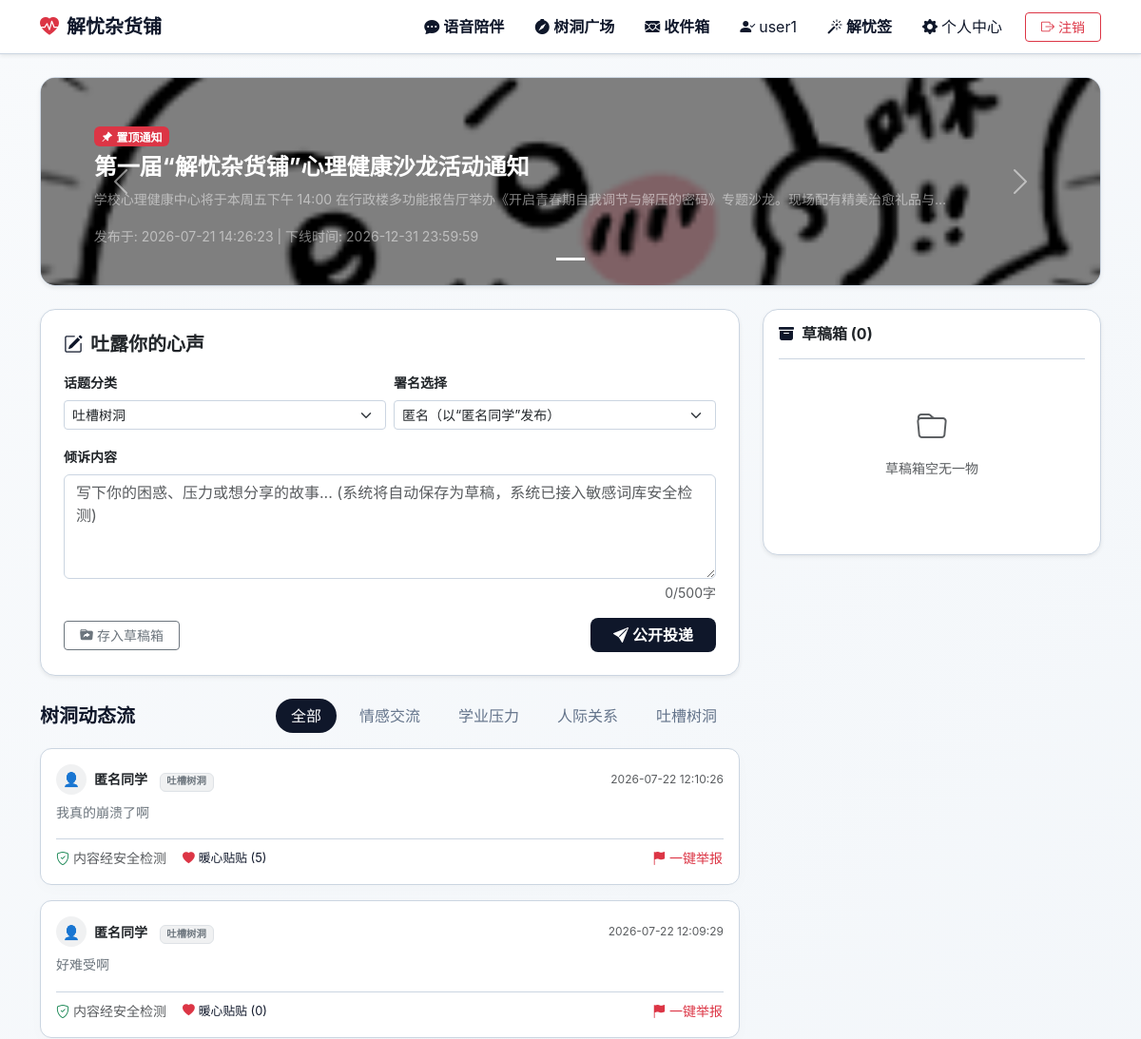
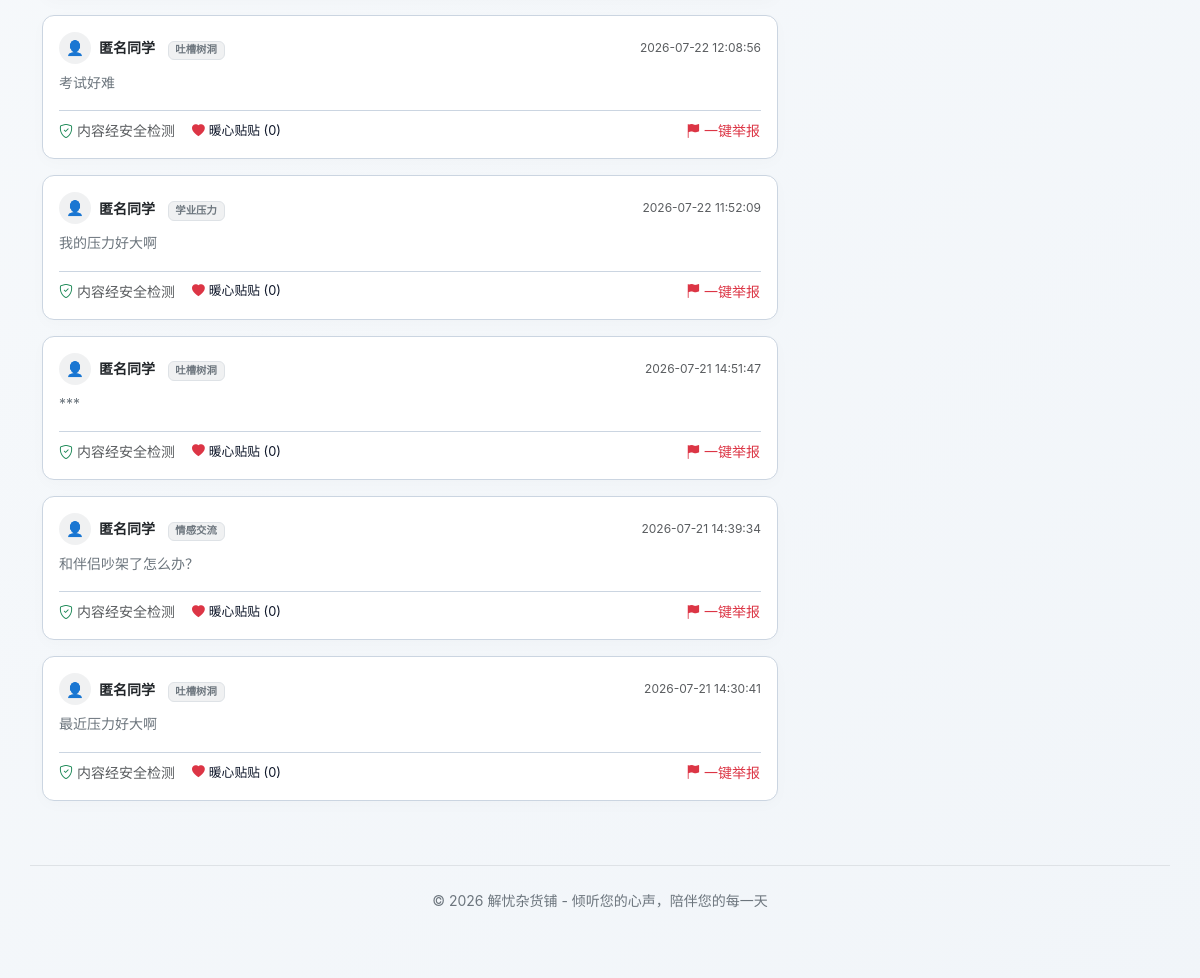
The page /treehole (signed in) on the database its author committed (2 pictures, top to bottom).
### tables this page shows
CREATE TABLE treehole_posts (
            id INTEGER PRIMARY KEY AUTOINCREMENT,
            user_id INTEGER NOT NULL,
            nickname TEXT NOT NULL,
            category TEXT NOT NULL,
            content TEXT NOT NULL,
            status TEXT DEFAULT 'published',
            is_reported INTEGER DEFAULT 0,
            created_at TEXT NOT NULL
        , report_reason TEXT, reporter_username TEXT, likes INTEGER DEFAULT 0);

CREATE TABLE announcements (
            id INTEGER PRIMARY KEY AUTOINCREMENT,
            title TEXT NOT NULL,
            content TEXT NOT NULL,
            is_pinned INTEGER DEFAULT 0,
            expire_time TEXT NOT NULL,
            cover_image TEXT,
            created_at TEXT NOT NULL
        );

### app.py (the view)
@app.route('/treehole')
def treehole():
    if 'user_id' not in session:
        return redirect(url_for('login'))
    category = request.args.get('cat', '全部')
    conn = get_db()
    cursor = conn.cursor()
    now_str = datetime.now().strftime('%Y-%m-%d %H:%M:%S')
    cursor.execute('''
        SELECT * FROM announcements
        WHERE expire_time >= ?
        ORDER BY is_pinned DESC, id DESC
    ''', (now_str,))
    active_announcements = cursor.fetchall()
    if category != '全部':
        cursor.execute('''
            SELECT * FROM treehole_posts
            WHERE status = "published" AND category = ?
            ORDER BY id DESC
        ''', (category,))
    else:
        cursor.execute('''
            SELECT * FROM treehole_posts
            WHERE status = "published"
            ORDER BY id DESC
        ''')
    posts = cursor.fetchall()
    cursor.execute('''
        SELECT * FROM treehole_posts
        WHERE user_id = ? AND status = "draft"
        ORDER BY id DESC
    ''', (session['user_id'],))
    drafts = cursor.fetchall()
    cursor.execute('SELECT COUNT(id) FROM mailbox WHERE user_id = ? AND is_read = 0', (session['user_id'],))
    unread_count = cursor.fetchone()[0]
    session['unread_letters'] = unread_count
    conn.close()
    return render_template('treehole.html',
                           posts=posts,
                           drafts=drafts,
                           current_cat=category,
                           announcements=active_announcements)

### templates/treehole.html (shortened to what this page needs)
{% extends "base.html" %}
{% block content %}
{% if announcements %}
<div class="row justify-content-center mb-4">
    <div class="col-md-12">
        <div id="announcementCarousel" class="carousel slide shadow-sm rounded-4 overflow-hidden border border-color" data-bs-ride="carousel" style="max-height: 220px;">
            <div class="carousel-indicators">
                {% for ann in announcements %}
                    <button type="button" data-bs-target="#announcementCarousel" data-bs-slide-to="{{ loop.index0 }}" class="{% if loop.first %}active{% endif %}"></button>
                {% endfor %}
            </div>
            <div class="carousel-inner" style="background-color: rgba(0, 0, 0, 0.4);">
                {% for ann in announcements %}
                    <div class="carousel-item {% if loop.first %}active{% endif %} p-4 text-white" style="min-height: 220px; background: linear-gradient(rgba(0,0,0,0.5), rgba(0,0,0,0.5)), url('{{ ann.cover_image }}') center/cover no-repeat;">
                        <div class="carousel-caption d-none d-md-block text-start" style="left: 5%; right: 5%; bottom: 10%;">
                            <span class="badge bg-danger mb-2"><i class="bi bi-pin-angle-fill me-1"></i>置顶通知</span>
                            <h4 class="fw-bold">{{ ann.title }}</h4>
                            <p class="small text-white-50 text-truncate" style="max-width: 90%;">{{ ann.content | striptags }}</p>
                            <small class="text-white-50">发布于: {{ ann.created_at }} | 下线时间: {{ ann.expire_time }}</small>
                        </div>
                    </div>
                {% endfor %}
            </div>
            <button class="carousel-control-prev" type="button" data-bs-target="#announcementCarousel" data-bs-slide="prev">
                <span class="carousel-control-prev-icon"></span>
            </button>
            <button class="carousel-control-next" type="button" data-bs-target="#announcementCarousel" data-bs-slide="next">
                <span class="carousel-control-next-icon"></span>
            </button>
        </div>
    </div>
</div>
{% endif %}
<div class="row g-4">
    <div class="col-md-8">
        <div class="card custom-card p-4 mb-4 shadow-sm">
            <h5 class="fw-bold mb-3 d-flex align-items-center">
                <i class="bi bi-pencil-square text-accent me-2" style="color: var(--accent-color);"></i>
                吐露你的心声
            </h5>
            <form id="post-form">
                <div class="row g-2 mb-3">
                    <div class="col-md-6">
                        <label for="post-category" class="form-label small fw-semibold">话题分类</label>
                        <select class="form-select border-color form-select-sm" id="post-category" onchange="triggerAutoSave()">
                            <option value="吐槽树洞" selected>吐槽树洞</option>
                        </select>
                    </div>
                    <div class="col-md-6">
                        <label for="anonymous-select" class="form-label small fw-semibold">署名选择</label>
                        <select class="form-select border-color form-select-sm" id="anonymous-select">
                            <option value="true" selected>匿名（以“匿名同学”发布）</option>
                        </select>
                    </div>
                </div>
                <div class="mb-3">
                    <label for="post-content" class="form-label small fw-semibold">倾诉内容</label>
                    <textarea class="form-control border-color" id="post-content" rows="4" placeholder="写下你的困惑、压力或想分享的故事... (系统将自动保存为草稿，系统已接入敏感词库安全检测)" oninput="handleContentInput()"></textarea>
                    <div class="d-flex justify-content-between align-items-center mt-1">
                        <div class="small text-muted" id="word-count">0/500字</div>
                    </div>
                </div>
                <div class="d-flex justify-content-between align-items-center">
                    <div>
                        <button type="button" class="btn btn-sm btn-outline-secondary px-3" onclick="saveDraftManual()">
                            <i class="bi bi-folder-symlink-fill me-1"></i>存入草稿箱
                        </button>
                    </div>
                    <div>
                        <button type="button" class="btn btn-accent px-4 fw-semibold" onclick="publishPost()">
                            <i class="bi bi-send-fill me-1"></i>公开投递
                        </button>
                    </div>
                </div>
            </form>
        </div>
        <div class="d-flex align-items-center justify-content-between mb-3 mt-4">
            <h5 class="fw-bold mb-0">树洞动态流</h5>
            <div class="nav treehole-nav-pill">
                {% for cat in ['全部', '情感交流', '学业压力', '人际关系', '吐槽树洞'] %}
                    <a class="nav-link {% if current_cat == cat %}active{% endif %}" href="{{ url_for('treehole', cat=cat) }}">
                        {{ cat }}
                    </a>
                {% endfor %}
            </div>
        </div>
        <div class="treehole-posts-list">
            {% if posts %}
                {% for post in posts %}
                    <div class="card treehole-post-card p-3 mb-3">
                        <div class="d-flex justify-content-between align-items-center mb-2">
                            <div class="d-flex align-items-center">
                                <div class="rounded-circle bg-secondary bg-opacity-10 text-secondary d-flex align-items-center justify-content-center me-2" style="width: 32px; height: 32px; font-size: 0.9rem;">
                                    {% if post.nickname == '匿名同学' %}👤{% else %}🎓{% endif %}
                                </div>
                                <div>
                                    <span class="fw-bold small">{{ post.nickname }}</span>
                                    <span class="badge bg-secondary bg-opacity-10 text-secondary border ms-2" style="font-size: 0.65rem;">
                                        {{ post.category }}
                                    </span>
                                </div>
                            </div>
                            <small class="text-muted" style="font-size: 0.75rem;">{{ post.created_at }}</small>
                        </div>
                        <div class="post-body text-secondary mb-3 small" style="line-height: 1.6; white-space: pre-wrap;">{{ post.content }}</div>
                        <div class="d-flex justify-content-between align-items-center border-top border-color pt-2">
                            <div class="d-flex align-items-center gap-3">
                                <span class="small text-muted">
                                    {% if post.is_reported %}
                                        <span class="text-danger"><i class="bi bi-exclamation-triangle-fill me-1"></i>该帖已被举报审核中</span>
                                    {% else %}
                                        <i class="bi bi-shield-check text-success me-1"></i>内容经安全检测
                                    {% endif %}
                                </span>
                                {% if not post.is_reported %}
                                    <button class="btn btn-sm btn-link text-decoration-none p-0 text-accent" onclick="likePost({{ post.id }}, this)" style="color: var(--accent-color); font-size: 0.8rem;">
                                        <i class="bi bi-heart-fill text-danger me-1"></i>暖心贴贴 (<span class="like-count">{{ post.likes or 0 }}</span>)
                                    </button>
                                {% endif %}
                            </div>
                            {% if not post.is_reported %}
                                <button class="btn btn-sm btn-link text-danger text-decoration-none p-0" onclick="reportPost({{ post.id }}, this)">
                                    <i class="bi bi-flag-fill me-1"></i>一键举报
                                </button>
                            {% endif %}
                        </div>
                    </div>
                {% endfor %}
            {% else %}
                <div class="card custom-card p-5 text-center text-muted">
                    <i class="bi bi-inbox" style="font-size: 3rem;"></i>
                    <h5 class="mt-3 fw-semibold">空空如也</h5>
                    <p class="small">该板块目前还没有动态发布，快写下第一篇树洞吧！</p>
                </div>
            {% endif %}
        </div>
    </div>
    <div class="col-md-4">
        <div class="card custom-card p-3 shadow-sm" style="height: auto; max-height: 80vh; overflow-y: auto;">
            <h6 class="fw-bold mb-3 d-flex align-items-center">
                <i class="bi bi-archive-fill text-accent me-2" style="color: var(--accent-color);"></i>
                草稿箱 ({{ drafts | length }})
            </h6>
            <div class="list-group list-group-flush" id="drafts-list">
                {% if drafts %}
                    {% for draft in drafts %}
                        <div class="list-group-item bg-transparent px-2 py-3 border-bottom border-color position-relative" style="cursor: pointer;" onclick="loadDraft({{ draft.id }}, '{{ draft.category }}', `{{ draft.content }}`)">
                            <div class="d-flex justify-content-between align-items-center mb-1">
                                <span class="badge bg-secondary text-secondary bg-opacity-10 border" style="font-size: 0.65rem;">{{ draft.category }}</span>
                                <small class="text-muted" style="font-size: 0.7rem;">{{ draft.created_at }}</small>
                            </div>
                            <p class="mb-0 text-truncate text-secondary small" style="max-width: 90%;">{{ draft.content }}</p>
                            <div class="small text-accent mt-2 text-end" style="color: var(--accent-color); font-size: 0.75rem;">
                                <i class="bi bi-pencil-fill"></i> 点击载入编辑
                            </div>
                        </div>
                    {% endfor %}
                {% else %}
                    <div class="text-center text-muted py-5">
                        <i class="bi bi-folder" style="font-size: 2rem;"></i>
                        <p class="small mt-2">草稿箱空无一物</p>
                    </div>
                {% endif %}
            </div>
        </div>
    </div>
</div>
{% endblock %}

### templates/base.html (shortened to what this page needs)
<!DOCTYPE html>
<html lang="zh-CN">
<head>
    <link rel="stylesheet" href="{{ url_for('static', filename='css/bootstrap.min.css') }}">
    <link rel="stylesheet" href="{{ url_for('static', filename='css/bootstrap-icons.css') }}">
    <link rel="stylesheet" href="{{ url_for('static', filename='css/custom.css') }}">
</head>
<body class="theme-{{ session.get('theme', 'warm') }}">
    <nav class="navbar navbar-expand-lg custom-navbar py-2 mb-4 shadow-sm">
        <div class="container">
            <a class="navbar-brand d-flex align-items-center fw-bold" href="{{ url_for('index') }}">
                <i class="bi bi-heart-pulse-fill text-danger me-2"></i>
                解忧杂货铺
            </a>
            <div class="collapse navbar-collapse justify-content-end" id="navbarNav">
                <ul class="navbar-nav align-items-center">
                    {% if session.get('user_id') %}
                        <li class="nav-item">
                            <a class="nav-link me-3 fw-semibold" href="{{ url_for('chat') }}">
                                <i class="bi bi-chat-dots-fill me-1"></i>语音陪伴
                            </a>
                        </li>
                        <li class="nav-item">
                            <a class="nav-link me-3 fw-semibold" href="{{ url_for('treehole') }}">
                                <i class="bi bi-compass-fill me-1"></i>树洞广场
                            </a>
                        </li>
                        <li class="nav-item">
                            <a class="nav-link me-3 fw-semibold position-relative" href="{{ url_for('mailbox') }}">
                                <i class="bi bi-envelope-heart-fill me-1"></i>收件箱
                            </a>
                        </li>
                        <li class="nav-item">
                            <span class="nav-link me-3 text-secondary small">
                                <i class="bi bi-person-check-fill me-1"></i>{{ session.get('nickname') }}
                            </span>
                        </li>
                        <li class="nav-item">
                            <a class="nav-link me-3 fw-semibold" href="#" onclick="drawHealingQuote(); return false;">
                                <i class="bi bi-magic me-1 text-accent" style="color: var(--accent-color);"></i>解忧签
                            </a>
                        </li>
                        <li class="nav-item">
                            <a class="nav-link me-3" href="{{ url_for('profile') }}">
                                <i class="bi bi-gear-fill me-1"></i>个人中心
                            </a>
                        </li>
                        <li class="nav-item">
                            <a class="btn btn-sm btn-outline-danger px-3" href="{{ url_for('logout') }}">
                                <i class="bi bi-box-arrow-right me-1"></i>注销
                            </a>
                        </li>
                    {% endif %}
                </ul>
            </div>
        </div>
    </nav>
    <main class="container">
        {% block content %}{% endblock %}
    </main>
    <footer class="container text-center py-4 my-5 border-top text-secondary small">
        <p>© 2026 解忧杂货铺 - 倾听您的心声，陪伴您的每一天</p>
    </footer>
</body>
</html>

### rows shown on the page
treehole_posts: get "user1", nickname "匿名同学", category "情感交流", created_at "2026-07-21 14:39:34", content "和伴侣吵架了怎么办？", is_reported 0 (drawn), likes "0"
announcements: cover_image (picture), title "第一届“解忧杂货铺”心理健康沙龙活动通知", content "学校心理健康中心将于本周五下午 14:00 在行政楼多功能报告厅举办《开启青春期自我调节与解压的密码》专题沙龙。现场配有精美治愈礼品与…", created_at "2026-07-21 14:26:23", expire_time "2026-12-31 23:59:59"
treehole_posts: nickname "匿名同学", category "吐槽树洞", created_at "2026-07-22 12:10:26", content "我真的崩溃了啊", is_reported 0 (drawn), likes "5"
treehole_posts: nickname "匿名同学", category "吐槽树洞", created_at "2026-07-22 12:09:29", content "好难受啊", is_reported 0 (drawn), likes "0"
treehole_posts: nickname "匿名同学", category "吐槽树洞", created_at "2026-07-22 12:08:56", content "考试好难", is_reported 0 (drawn), likes "0"
treehole_posts: nickname "匿名同学", category "学业压力", created_at "2026-07-22 11:52:09", content "我的压力好大啊", is_reported 0 (drawn), likes "0"
treehole_posts: nickname "匿名同学", category "吐槽树洞", created_at "2026-07-21 14:51:47", content "***", is_reported 0 (drawn), likes "0"
treehole_posts: nickname "匿名同学", category "吐槽树洞", created_at "2026-07-21 14:30:41", content "最近压力好大啊", is_reported 0 (drawn), likes "0"

### other values the page prints
{{ cat }} "全部" "情感交流" "学业压力" "人际关系" "吐槽树洞"
{{ drafts | length }} "0"
